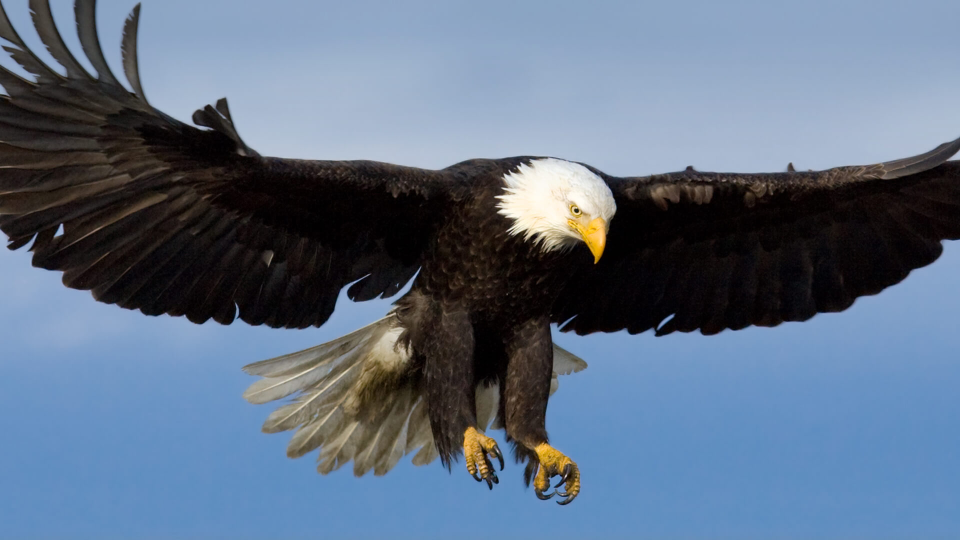
#> input picture Image.jpg, 1920 x 1080 px (shown at 1/2 size)
$ python main.py
#> lines starting #> are read from the running program, lines starting #| are printed output that depends on the picture
import matplotlib
import matplotlib.pyplot as plt
import numpy as np
from PIL import Image


img = Image.open('Image.jpg')
#> img is the input picture: PIL image 1920x1080 RGB; mean R, G, B 95.3, 112, 133.4

red_band = img.getdata(band=0)
# convert to numpy array
img_mat = np.array(list(red_band), float)
# get image shape
img_mat.shape = (img.size[1], img.size[0])
# conver to 1d-array to matrix
img_mat = np.matrix(img_mat)
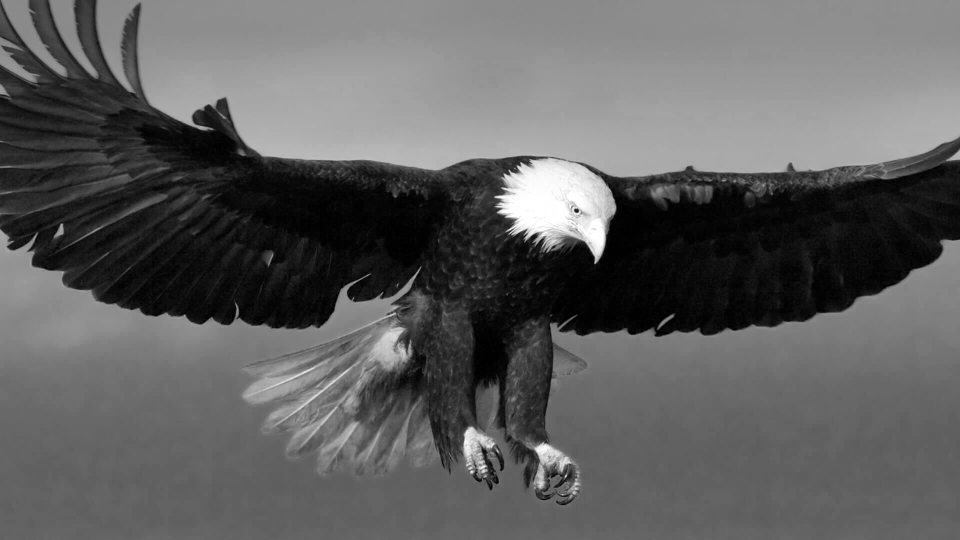
#> img_mat: shape (1080, 1920) float64 (shown at 1/2 size); min 0, max 255, mean 95.3

plt.imshow(img_mat)

img_mat_scaled = (img_mat - img_mat.mean()) / img_mat.std()
U, s, V = np.linalg.svd(img_mat_scaled)
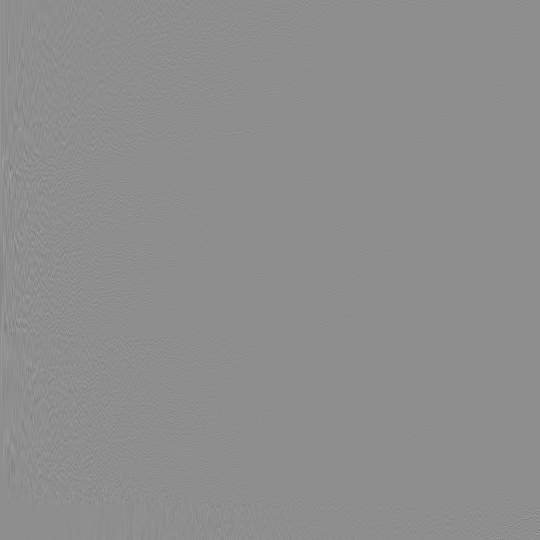
#> U: shape (1080, 1080) float64 (shown at 1/2 size); min -0.751, max 0.594, mean 3.94e-05; drawn with min black and max white
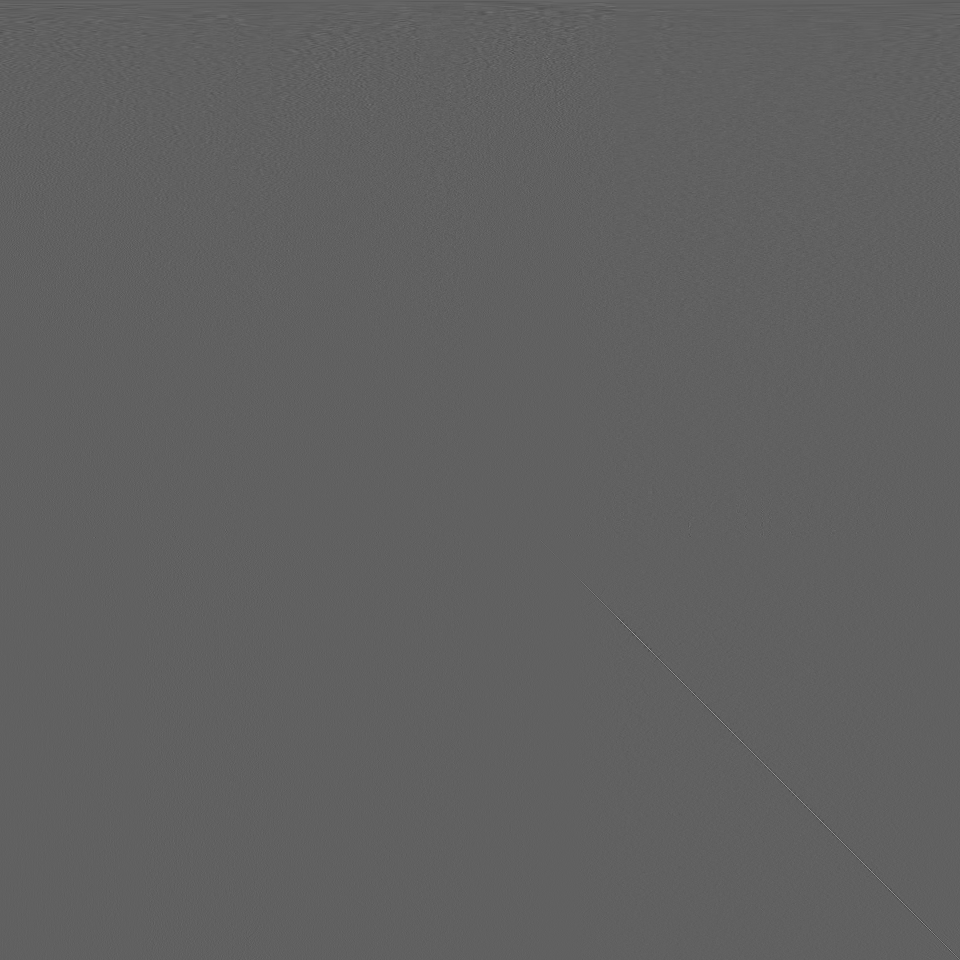
#> V: shape (1920, 1920) float64 (shown at 1/2 size); min -0.501, max 0.816, mean 1.39e-05; drawn with min black and max white
#> s = 1080 values, max 1066.6 at index 0, min 7.34e-16 at index 1079, mean 7.4
num_components = 5
reconst_img_5 = np.matrix(U[:, :num_components]) * np.diag(s[:num_components]) * np.matrix(V[:num_components, :])
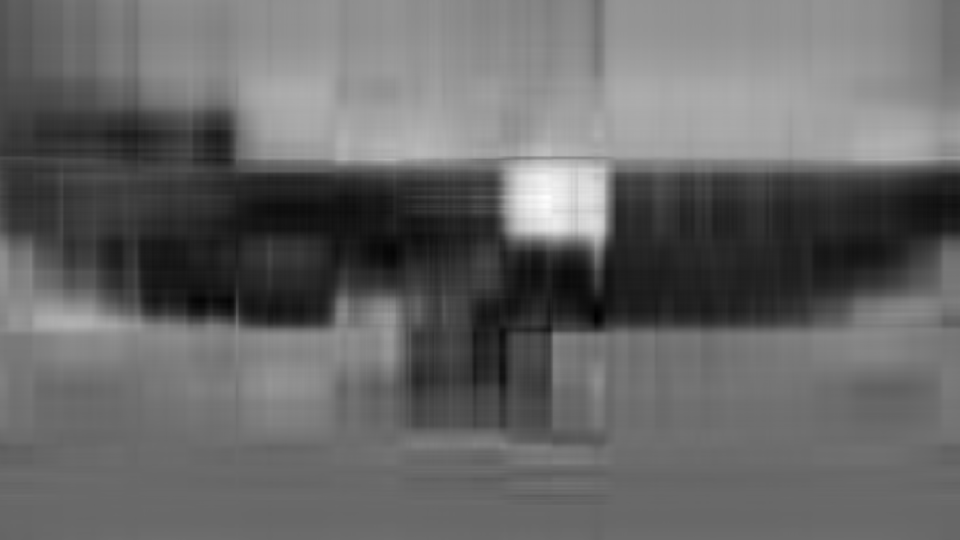
#> reconst_img_5: shape (1080, 1920) float64 (shown at 1/2 size); min -2.21, max 3.23, mean -0.0082; drawn with min black and max white

plt.plot(reconst_img_5)
plt.savefig('comp2.png', bbox_inches='tight', dpi=150)
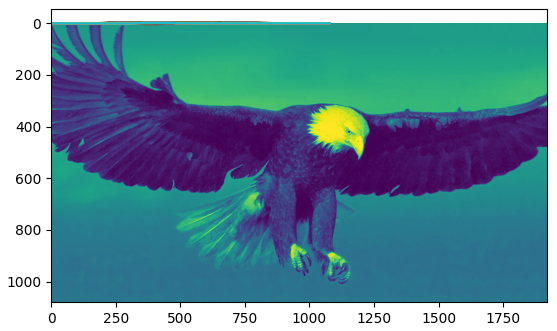
#> figure drawn by matplotlib, 1 panel


fig, axs = plt.subplots(1, 2, figsize=(10, 10))
axs[0].imshow(img)
axs[0].set_title('Original Image', size=16)
axs[1].imshow(img_mat)
axs[1].set_title(' "R" band image', size=16)
plt.tight_layout()
plt.savefig('all.jpg', dpi=150)
print(type(img_mat))
#| <class 'numpy.matrix'>

img_mat_scaled = (img_mat - img_mat.mean()) / img_mat.std()
U, s, V = np.linalg.svd(img_mat_scaled)
var_explained = np.round(s ** 2 / np.sum(s ** 2), decimals=3)
#> var_explained = 1080 values, max 0.549 at index 0, min 0 at index 43, mean 0.000913

plt.xlabel('Singular Vector', fontsize=16)
plt.ylabel('Variance Explained', fontsize=16)
plt.tight_layout()
plt.savefig('svd_scree_plot.png', dpi=150)

num_components = 5
reconst_img_5 = np.matrix(U[:, :num_components]) * np.diag(s[:num_components]) * np.matrix(V[:num_components, :])
plt.imshow(reconst_img_5)
plt.title('Reconstructed Image: 5 SVs', size=16)
plt.savefig('reconstructed_image_with_5_SVs.png', dpi=150)

num_components = 1000
reconst_img_1000 = np.matrix(U[:, :num_components]) * np.diag(s[:num_components]) * np.matrix(V[:num_components, :])
plt.imshow(reconst_img_1000)
plt.title('Reconstructed Image: 1000 SVs', size=16)
plt.savefig('reconstructed_image_with_1000_SVs.png', dpi=150)

fig, axs = plt.subplots(3, 3, figsize=(10, 10))
axs[0, 0].imshow(reconst_img_5)
axs[0, 0].set_title('Reconstructed Image: 5 SVs', size=16)
axs[1, 2].imshow(reconst_img_1000)
axs[1, 2].set_title('Reconstructed Image: 1000 SVs', size=16)
plt.tight_layout()
plt.savefig('reconstructed_images_using_different_SVs.jpg', dpi=150)
